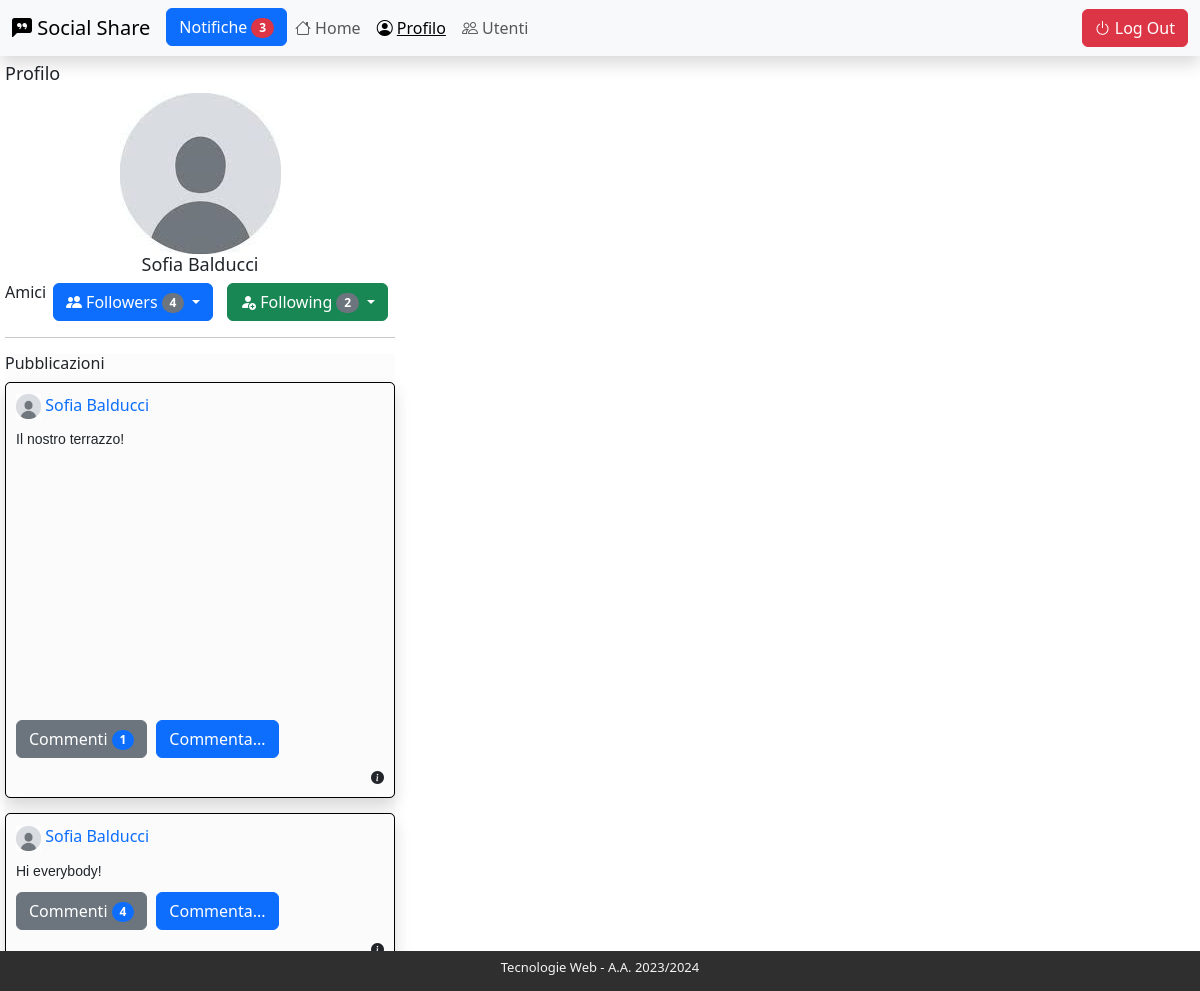
Page /index.php?page=userprofile&iduser=2 (signed in) on the committed database.
### tables this page shows
CREATE TABLE `users` (
  `idUSER` int(11) NOT NULL,
  `nome` varchar(200) DEFAULT NULL,
  `cognome` varchar(200) DEFAULT NULL,
  `email` varchar(500) NOT NULL,
  `password` char(255) NOT NULL,
  `nickname` varchar(45) NOT NULL,
  `imageUrl` varchar(2048) DEFAULT NULL,
  `enableAutofollow` bit(1) DEFAULT b'0',
  `enableReposts` bit(1) DEFAULT b'1',
  `enableComments` bit(1) DEFAULT b'1',
  `dataIscrizione` datetime DEFAULT NULL,
  `dataCancellazione` datetime DEFAULT NULL,
  `dataUltimoAccesso` datetime DEFAULT NULL
);

CREATE TABLE `posts` (
  `idPOST` int(11) NOT NULL,
  `dataInserimento` datetime NOT NULL DEFAULT current_timestamp(),
  `dataModifica` datetime DEFAULT NULL,
  `dataCancellazione` datetime DEFAULT NULL,
  `mediaUrl` varchar(2048) DEFAULT NULL,
  `text` varchar(2048) DEFAULT NULL,
  `isComment` bit(1) NOT NULL DEFAULT b'0',
  `fkParent` int(11) DEFAULT NULL,
  `fkUser` int(11) NOT NULL
);

### template/notifications.php (called while the page is built, shortened)
<?php foreach($template_data["notifications"] as $notification) : ?>
      <?php if($notification['fkFollow']!= NULL): ?>
        <?php $follower = $dbh->getFollowerByFollowId($notification['fkFollow']);?>
        <li class="list-group-item alert alert-warning alert-dismissible fade show <?php if($notification['read'] > 0) echo ' read ' ; echo 'list-group-item-warning ' ?>" >
          <span><em class="bi bi-person-add"></em> <a href="index.php?page=userprofile&iduser=<?php echo $follower['idUSER']?>"><strong><?php echo $follower['nome'].' '.$follower['cognome']  ?></strong></a> ha iniziato a seguirti</span>
      <?php elseif($notification['fkPost']!= NULL): ?>
        <?php $post = $dbh->getPostByPostId($notification['fkPost']);?>
        <?php $user = $dbh->getUserByPostId($notification['fkPost']);?>
        <li class="list-group-item alert alert-warning alert-dismissible fade show <?php if($notification['read'] > 0) echo ' read' ; echo ($post['isComment']==0)? ' list-group-item-info ' : ' list-group-item-primary ' ?>" >
        <?php endif; ?>
      </li>
<?php endforeach; ?>

### index.php (called while the page is built)
<?php
require_once 'bootstrap.php';
require 'notify.php';
require("utils/routing.php");
require 'template/base-layout.php';

### db/database-helper.php (called while the page is built, shortened)
<?php
class DatabaseHelper{
    private $db;
    public function __construct($servername, $username, $password, $dbname, $port){
        $this->db = new mysqli($servername, $username, $password, $dbname, $port);
    }
    public function getUserByUserId($id){
        $stmt = $this->db->prepare("SELECT * FROM users WHERE idUSER = ? ");
        $stmt->bind_param('i',$id);
        $stmt->execute();
        $result = $stmt->get_result();
        return $result->fetch_all(MYSQLI_ASSOC)[0];
    }
    public function getUserByPostId($id){
        $query = "SELECT u.* FROM users u, posts p WHERE p.idPOST=? and p.fkUser=u.idUSER";
        $stmt = $this->db->prepare($query);
        $stmt->bind_param('i',$id);
        $stmt->execute();
        $result = $stmt->get_result();
        return $result->fetch_all(MYSQLI_ASSOC)[0];
    }
    public function getPostByPostId($id){
        $query = "SELECT * FROM posts WHERE idPOST=?";
        $stmt = $this->db->prepare($query);
        $stmt->bind_param('i',$id);
        $stmt->execute();
        $result = $stmt->get_result();
        return $result->fetch_all(MYSQLI_ASSOC)[0];
    }
    public function getPostsByUserId($id){
        $query = "SELECT * FROM posts WHERE  isComment = 0 AND fkUser=? ORDER BY dataInserimento DESC";
        $stmt = $this->db->prepare($query);
        $stmt->bind_param('i',$id);
        $stmt->execute();
        $result = $stmt->get_result();
        return $result->fetch_all(MYSQLI_ASSOC);
    }
    public function getActiveFollowersByUserId($id){
        $query = "select u.* from users u
        left join followers f on  u.idUSER = f.fkFollower
        where f.fkFollowed  =  ? and f.isAccepted = 1 ";
        $stmt = $this->db->prepare($query);
        $stmt->bind_param('i',$id);
        $stmt->execute();
        $result = $stmt->get_result();
        return $result->fetch_all(MYSQLI_ASSOC);
    }
    public function getActiveFollowedByUserId($id){
        $query = "select u.* from users u
        left join followers f on  u.idUSER = f.fkFollowed
        where f.fkFollower  =  ?
        and f.isAccepted = 1 ";
        $stmt = $this->db->prepare($query);
        $stmt->bind_param('i',$id);
        $stmt->execute();
        $result = $stmt->get_result();
        return $result->fetch_all(MYSQLI_ASSOC);
    }
    public function getCommentsByPostId($id){
        $query = "SELECT *
        FROM posts
        WHERE isComment = 1 AND fkParent = ?
        order by dataInserimento";
        $stmt = $this->db->prepare($query);
        $stmt->bind_param('i',$id);
        $stmt->execute();
        $result = $stmt->get_result();
        return $result->fetch_all(MYSQLI_ASSOC);
    }
    public function getNotificationsByUserId($id){
        $query = "SELECT * FROM notifications
        WHERE fkUser=? AND dataArchiviazione is null
        ORDER BY dataInserimento desc";
        $stmt = $this->db->prepare($query);
        $stmt->bind_param('i',$id);
        $stmt->execute();
        $result = $stmt->get_result();
        return $result->fetch_all(MYSQLI_ASSOC);
    }
}

### bootstrap.php (called while the page is built, shortened)
<?php
require_once("db/database-helper.php");
require_once("utils/functions.php");
$dbh = new DatabaseHelper(DB_HOST, DB_USER, DB_PASSWORD, DB_NAME, DB_PORT);

### notify.php (called while the page is built, shortened)
<?php
require_once 'bootstrap.php';
if(isUserLoggedIn()){
    $template_data["notifications"] = $dbh->getNotificationsByUserId($_SESSION['user']['idUSER']);
}

### user-profile.php (called while the page is built)
<?php
require_once 'bootstrap.php';
    if(isset($_GET["iduser"])) {
        $idUser= $_GET["iduser"];
        $selectedUser = $dbh->getUserByUserId($idUser);
        $template_data["userProfile"] = $selectedUser;
        $template_data["posts"] = $dbh->getPostsByUserId($idUser);
        $template_data["following"] = $dbh->getActiveFollowedByUserId($selectedUser["idUSER"] );
        $template_data["followers"] = $dbh->getActiveFollowersByUserId($selectedUser["idUSER"] );
        $template_data["titolo"] = "Profilo ".$selectedUser["nome"].' '.$selectedUser["cognome"];
        $template_data["nome"] = "user-profile-page.php";
    }

### utils/routing.php (called while the page is built, shortened)
<?php
if(isUserLoggedIn()){
    if(isset($_GET["page"])){
        switch($_GET["page"]){
            case 'userprofile':
                require('user-profile.php');
                break;
        }
    } else{
        require('home.php');
    }
}

### template/posts-archive.php (the view, shortened to what this page needs)
<ul class="collection posts">
<?php if(count($template_data["posts"])>0) : ?>
    <?php foreach($template_data["posts"] as $post) : ?>
        <?php $postOwner = $dbh->getUserByUserId($post["fkUser"]);?>
        <?php $postComments = $dbh->getCommentsByPostId($post["idPOST"]);?>
                <li class="post post-single-item shadow" id="post<?php echo $post["idPOST"]; ?>">
                    <ul class="collection posts detail">
                        <?php if($postOwner["imageUrl"]!="") $userImg = UPLOAD_DIR.$postOwner["imageUrl"]; else  $userImg=DEFAULT_IMG_PROFILE ?>
                        <li class="post-element header">
                        <a href="index.php?page=userprofile&iduser=<?php echo $postOwner["idUSER"]; ?>"><span><img class="user profile" src="<?php echo $userImg; ?>" alt=""></span>
                        <span class="user name"><?php echo $postOwner["nome"]." ".$postOwner["cognome"]; ?></span></a>
                        </li>
                        <li class="post-element text"><?php echo $post["text"]; ?></li>
                        <?php if($post["mediaUrl"]!="") : ?>
                            <li class="post-element media">
                                <div class="post-element image-background" style="background-image: url('<?php echo UPLOAD_DIR.$post["mediaUrl"]; ?>')" ></div>
                            </li>
                        <?php endif; ?>
                        <li class="post-element function buttons">
                            <button id="show-comments-<?php echo $post["idPOST"]; ?>" name=<?php echo $post["idPOST"]; ?> class="btn btn-secondary show-comment button toggle <?php if(count($postComments)==0){ echo " hidden";} ?>">Commenti <span class="badge rounded-pill text-bg-primary"><?php if(count($postComments)>0){ echo count($postComments);} ?></span></button>
                            <button id="add-comments-<?php echo $post["idPOST"]; ?>" name=<?php echo $post["idPOST"]; ?> class="btn btn-primary add-comment button">Commenta...</button></li>
                        <li class="post-element timestamp"><em class="bi bi-info-circle-fill" data-bs-toggle="tooltip" data-bs-title="post del: <?php echo $post["dataInserimento"]; ?>"></em></li>
                    </ul>
                                        <?php if($_SESSION["user"]["imageUrl"]!="") $userImg = UPLOAD_DIR.$_SESSION["user"]["imageUrl"]; else  $userImg=DEFAULT_IMG_PROFILE ?>
                </li>
    <?php endforeach; ?>
<?php endif; ?>
</ul>

### template/user-profile-page.php (shortened to what this page needs)
<section class="user-profile">
    <h2>Profilo</h2>
    <section class="identity">
            <?php if($template_data["userProfile"]["imageUrl"]!="") $userImg = UPLOAD_DIR.$template_data["userProfile"]["imageUrl"]; else  $userImg=DEFAULT_IMG_PROFILE ?>
            <div class="user image main-profile d-flex justify-content-center"><img class="user main-profile" src="<?php echo $userImg; ?>" alt=""></div>
            <h2 class="user name d-flex justify-content-center"><?php echo $template_data["userProfile"]["nome"]." ".$template_data["userProfile"]["cognome"]; ?></h2>
    </section>
    <?php
        require("template/followers.php");
    ?>
    <hr>
    <section class="posts collection">
        <h3>Pubblicazioni</h3>
        <?php
            require("template/posts-archive.php");
        ?>
    </section>
</section>

### css/main.css (style rules this page uses)
.shadow { box-shadow: 0px 2px 5px #cccccc; }
section { margin-top: 2px; }
section.posts.collection { background-color: #fcfcfc; }
div.post-element.image-background { display: block; height: 250px; background-repeat: no-repeat; width: 100%; background-size: cover; background-position: center; }
img.user.profile { max-width: 25px; height: auto; }
ul.collection.posts { list-style: none; list-style-position: outside; padding: 0px; }
ul.collection.posts.detail { padding: 5px; background-color: #f4f4f4; border-radius: 5px; }
li.post.post-single-item { border: solid 1px black; border-radius: 5px; background-color: #b2b2b2; margin-bottom: 15px; }
li.post.post-single-item button { max-width: 150px; }
li.post-element { padding: 5px; }
ul.collection.posts.detail { padding: 5px; background-color: #fbfbfb; border-radius: 5px; }
button.button { margin-right: 5px; }
li.timestamp { font-size: small; text-align: end; }
li.header { font-size: medium; }
li.header a, li.user.list.item a { text-decoration: none; }
li.text { font-family: sans-serif; font-size: 14px; }
.identity .user.name { text-align: center; }
h3 { font-size: medium; }
h2 { font-size: large; }

### rows in the picture
users: nome "Sofia", cognome "Balducci"
posts: fkUser.nome "Sofia", fkUser.cognome "Balducci", text "Il nostro terrazzo!", count($postComments) "1"
posts: fkUser.nome "Sofia", fkUser.cognome "Balducci", text "Hi everybody!", count($postComments) "4"

### other values in the picture
count($template_data["notifications"]) "3"
count($template_data["followers"]) "4"
count($template_data["following"]) "2"
